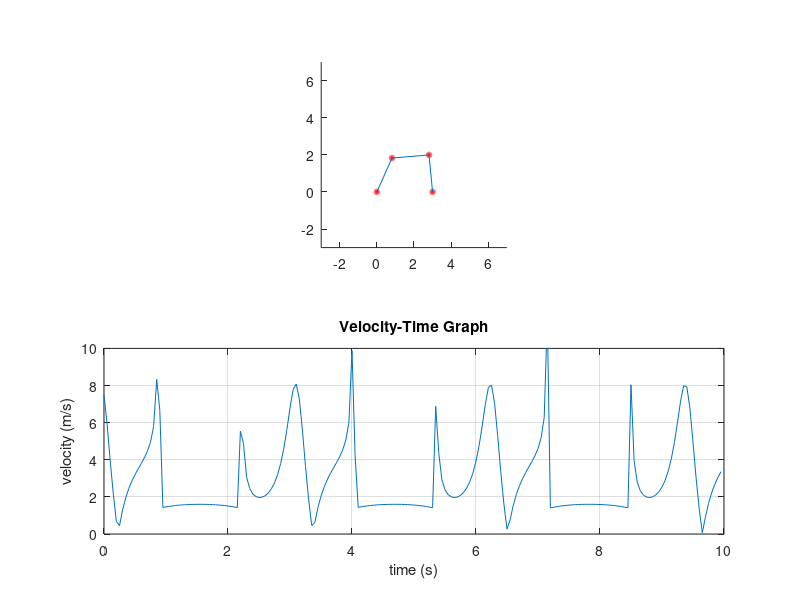

Here is the MATLAB script that generated this plot:
# Initializing data values
# a=arm1-length, b=coupler-length, c=arm2-length, d=drag-link-length
# t is an array of time linearly spaced with 0.05s from t=0 to t=10s
# omega is the angular velocity of link-a

a=2;
b=2;
c=2;
d=3;
t=0:0.05:10;
omega=2;

# Calculations 
# The vectors p1, p2, p3, p4 store the position co-ordinates (x,y) of the four points in space at different instants of time
# The vector p3_v calculates the velocity of coupler

theta=omega*t;
e=sqrt(a^2+d^2-2*a*d*cos(theta));
alpha=asin(a*sin(theta)./e);
beta=acos((e.^2+c^2-b^2)./(2*e*c));

p1=[0;0];
p2=a*[cos(theta);sin(theta)];
p3=[d-c*cos(alpha+beta);c*sin(alpha+beta)];
p4=d*[1;0];

p3_x=p3(1,:);
p3_y=p3(2,:);
p3_vx=diff(p3_x)./diff(t);
p3_vy=diff(p3_y)./diff(t);
p3_v=sqrt(p3_vx.^2+p3_vy.^2);

# Plotting

for i=1:length(t)

    plot1=subplot(2,1,1);
    p1_circle=viscircles(p1',0.1);
    p2_circle=viscircles(p2(:,i)',0.1);
    p3_circle=viscircles(p3(:,i)',0.1);
    p4_circle=viscircles(p4',0.1);
    link_a=line([p1(1) p2(1,i)],[p1(2) p2(2,i)]);
    link_b=line([p2(1,i) p3(1,i)],[p2(2,i) p3(2,i)]);
    link_c=line([p3(1,i) p4(1)],[p3(2,i) p4(2)]);
    axis(plot1,'equal');
    xlim([-3 7]);
    ylim([-3 7]);
    pause(0.005);
    
    if(i<length(t))
        delete(p1_circle);
        delete(p2_circle);
        delete(p3_circle);
        delete(p4_circle);
        delete(link_a);
        delete(link_b);
        delete(link_c);
        
        plot2=subplot(2,1,2);
        plot(plot2,t(1:i),p3_v(1:i));
        title(plot2,'Velocity-Time Graph');
        xlabel(plot2,'time (s)');
        ylabel(plot2,'velocity (m/s)');
        axis([0 10 0 10]);
        grid on;
    end
    
end
